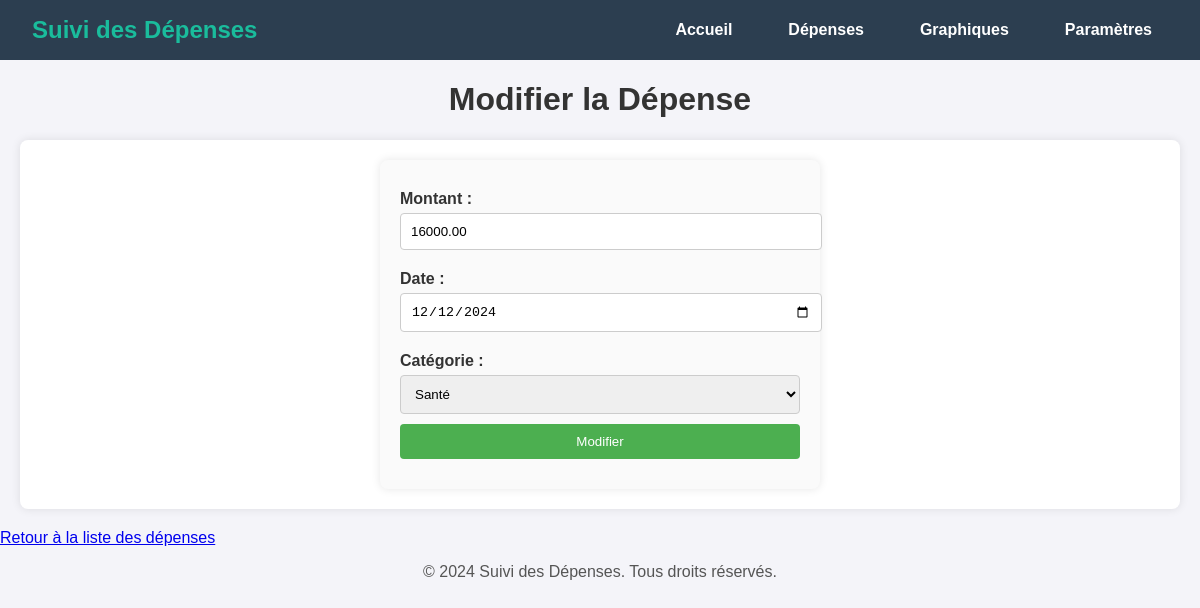
The page /modifier_depense.php?id=15 on the database its author committed.
### tables this page shows
CREATE TABLE `depenses` (
  `id_depense` int(11) NOT NULL,
  `montant` decimal(10,2) NOT NULL,
  `date_depense` date NOT NULL,
  `id_categorie` int(11) DEFAULT NULL
);

CREATE TABLE `categories` (
  `id_categorie` int(11) NOT NULL,
  `nom_categorie` varchar(255) NOT NULL,
  `description` text DEFAULT NULL
);

### includes/Categorie.php (called while the page is built, shortened)
<?php
class Categorie {
    private $id;
    private $nom;
    public function __construct($id, $nom, $description) {
        $this->id = $id;
        $this->nom = $nom;
    }
    public function getId() {
        return $this->id;
    }
    public function getNom() {
        return $this->nom;
    }
    public static function getCategories($pdo) {
        $stmt = $pdo->query("SELECT * FROM Categories");
        $categories = [];
        while ($row = $stmt->fetch()) {
            $categories[] = new Categorie($row['id_categorie'], $row['nom_categorie'], $row['description']);
        }
        return $categories;
    }
}
?>

### modifier_depense.php (the view, shortened to what this page needs)
<?php
include 'header.php';
include 'includes/config.php';
include 'includes/Categorie.php';
if (isset($_GET['id']) && !empty($_GET['id'])) {
    $id_depense = $_GET['id'];
    try {
        $stmt = $pdo->prepare("SELECT * FROM Depenses WHERE id_depense = ?");
        $stmt->execute([$id_depense]);
        $depense = $stmt->fetch(PDO::FETCH_ASSOC);
    } catch (PDOException $e) {
        die("Erreur lors de la récupération de la dépense : " . $e->getMessage());
    }
} else {
    die("ID de dépense manquant.");
}
try {
    $categories = Categorie::getCategories($pdo);
} catch (PDOException $e) {
    die("Erreur lors de la récupération des catégories : " . $e->getMessage());
}
?>
<!DOCTYPE html>
<html lang="fr">
<head>
    <link rel="stylesheet" href="Style/depenses.css">
</head>
<body>
    <h1>Modifier la Dépense</h1>
    <section>
        <form method="post">
            <label>Montant :</label>
            <input type="number" step="0.01" name="montant" value="<?= htmlspecialchars($depense['montant']); ?>" required>
            <label>Date :</label>
            <input type="date" name="date_depense" value="<?= htmlspecialchars($depense['date_depense']); ?>" required>
            <label>Catégorie :</label>
            <select name="id_categorie" required>
                <?php foreach ($categories as $categorie): ?>
                    <option value="<?= $categorie->getId(); ?>" <?= $categorie->getId() == $depense['id_categorie'] ? 'selected' : ''; ?>>
                        <?= htmlspecialchars($categorie->getNom()); ?>
                    </option>
                <?php endforeach; ?>
            </select>
            <button type="submit">Modifier</button>
        </form>
    </section>
    <a href="depenses.php">Retour à la liste des dépenses</a>
</body>
</html>
<?php include 'footer.php'; ?>

### Style/header.css (style rules this page uses)
body { font-family: Arial, sans-serif; margin: 0; padding: 0; box-sizing: border-box; }

### Style/depenses.css (style rules this page uses)
body { font-family: Arial, sans-serif; background-color: #f4f4f9; margin: 0; padding: 0; }
h1, h2 { text-align: center; color: #333; }
section { margin: 20px; padding: 20px; background-color: #ffffff; border-radius: 8px; box-shadow: 0 0 10px rgba(0, 0, 0, 0.1); }
form { display: flex; flex-direction: column; max-width: 400px; margin: 0 auto; padding: 20px; background-color: #fafafa; border-radius: 8px; box-shadow: 0 0 10px rgba(0, 0, 0, 0.1); }
form label { margin: 10px 0 5px; font-weight: bold; color: #333; }
form input, form select, form button { padding: 10px; margin-bottom: 10px; border: 1px solid #ccc; border-radius: 4px; }
form input[type="number"], form input[type="date"], form select { width: 100%; }
form button { background-color: #4CAF50; color: white; border: none; cursor: pointer; }

### rows shown on the page
depenses: montant "16000.00", date_depense "12/12/2024", id_categorie "Santé"
